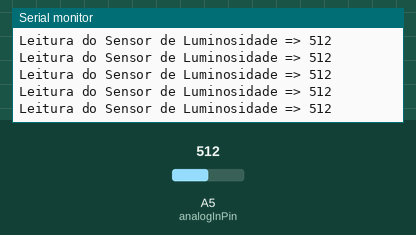
Simulated run of this sketch. Board: Arduino Mega 2560, built with avr-gcc and run on an emulated ATmega2560. Shown: the last lines printed to the serial monitor. The test bench sets the inputs (shaded band); at power-on: A5 (analogInPin) = 512.

Above: at 1.2 s.
1.3 s: A5 (analogInPin) set to 106
At 1.42 s:
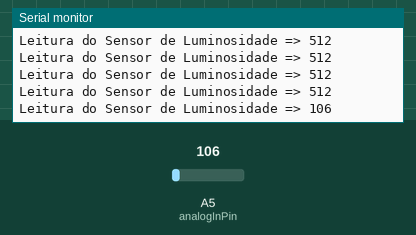
4.3 s: A5 (analogInPin) set to 95
At 4.3 s:
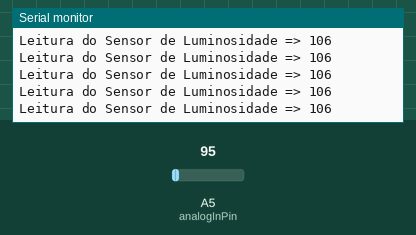
13.3 s: A5 (analogInPin) set to 11
At 13.3 s:
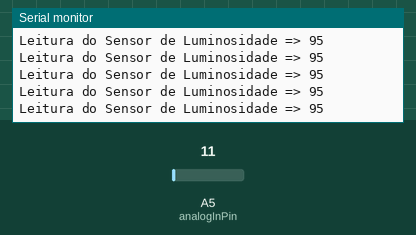
16.3 s: A5 (analogInPin) set to 8
At 16.33 s:
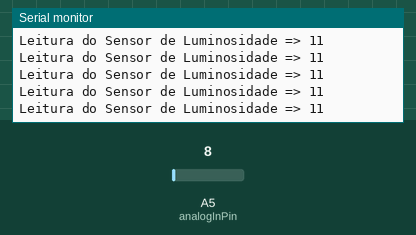
Timing chart, 0 to 19.3 s (numbered marks = the images above; inputs shaded):
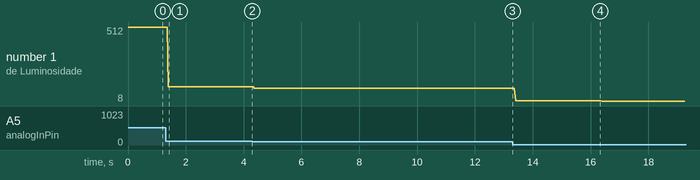

Measured:
- after the input at 1.3 s, the serial monitor: prints a new line after 0.10 s (image 1)
- plotted number 1: 512 → 106 after the input at 1.3 s, 106 → 95 after the input at 4.3 s, 95 → 11 after the input at 13.3 s, 11 → 8 after the input at 16.3 s

The sketch:

testeSensorLuz.ino
```cpp
const int analogInPin = A5;
const int digitalPin = 30;
int sensorValue = 0;
int setpoint = 30;

void setup() {
  Serial.begin(9600);
}

void loop() {

  sensorValue = analogRead(analogInPin);
  Serial.print("Leitura do Sensor de Luminosidade => " );
  Serial.println(sensorValue);

  if(sensorValue > setpoint){
     digitalWrite(digitalPin, HIGH);
  } else {
   digitalWrite(digitalPin, LOW);
  }
  delay(2);
}
```
